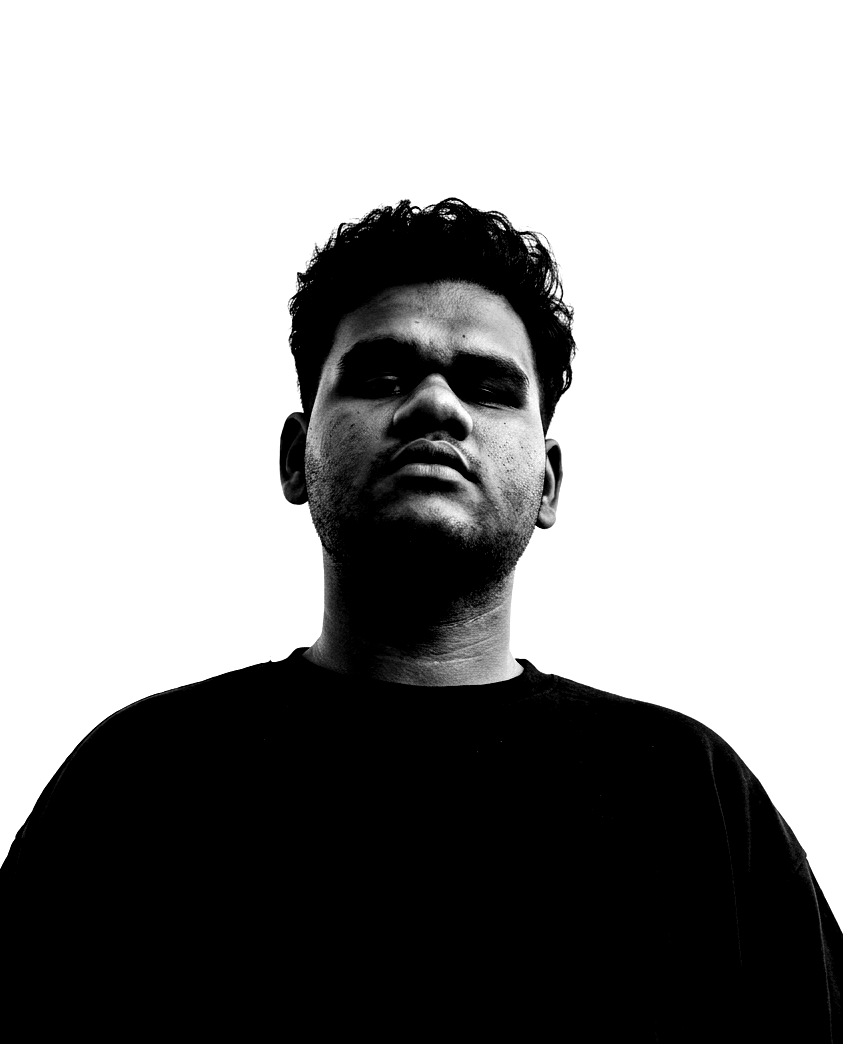
#> input picture assets/source-prepped.png, 843 x 1044 px, found by its file name
$ python make_ascii_svg.py
#> lines starting #> are read from the running program, lines starting #| are printed output that depends on the picture; after the words box and inside, x2 and y2 are one past the last pixel; in counts of white or black regions, pixels touching at a corner belong together
#!/usr/bin/env python3
from pathlib import Path
from PIL import Image

RAMP = " .`:-=+*cs#%@"

def main():
    src = Path("assets/source-prepped.png")
    out = Path("assets/arnav-ascii.svg")
    width = 100
    img = Image.open(src).convert("L")
#> img is the input picture: PIL image 843x1044 L; min 0, max 255, mean 150
    # Crop to the subject's own bounding box, not a fixed percentage of the
    # frame: prep_photo.py composites onto pure white, so anything below a
    # near-white threshold is background regardless of how much headroom or
    # framing the source photo happened to have. A hardcoded crop tuned for
    # one photo's composition silently mis-crops the next one — this is what
    # actually broke when the source photo changed.
    import numpy as np
    arr = np.array(img)
    subject_mask = arr < 245
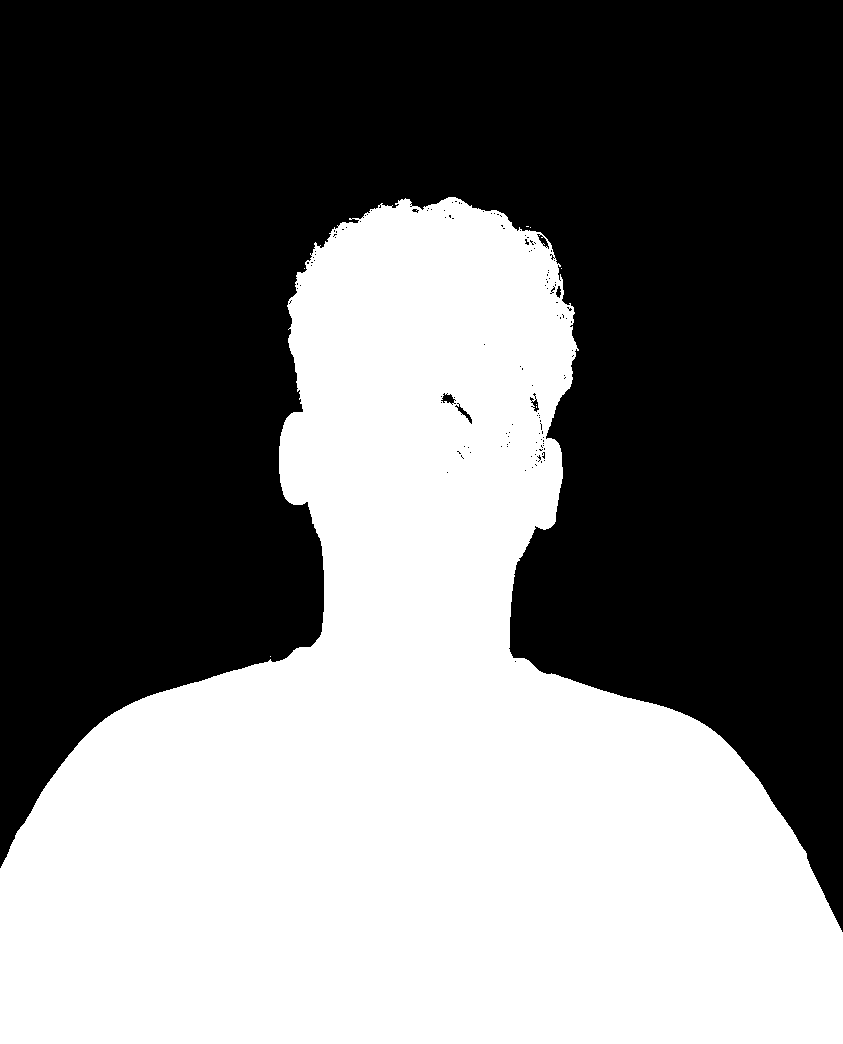
#> subject_mask: shape (1044, 843) bool; 44.2% white; 8 white regions (7 under 20 px), largest, box (x1, y1, x2, y2) and area: (0, 197, 843, 1044) 388719
    crop_aspect = img.width / img.height  # w/h fallback if the mask is empty
#> crop_aspect = 0.807
    if subject_mask.any():
        ys, xs = np.where(subject_mask)
        pad_x = int(img.width * 0.03)
#> pad_x = 25
        pad_y = int(img.height * 0.02)
#> pad_y = 20
        left = max(0, xs.min() - pad_x)
#> left = 0
        right = min(img.width, xs.max() + pad_x)
#> right = 843
        top_c = max(0, ys.min() - pad_y)
#> top_c = 177
        bottom = min(img.height, ys.max() + pad_y)
#> bottom = 1044
        img = img.crop((left, top_c, right, bottom))
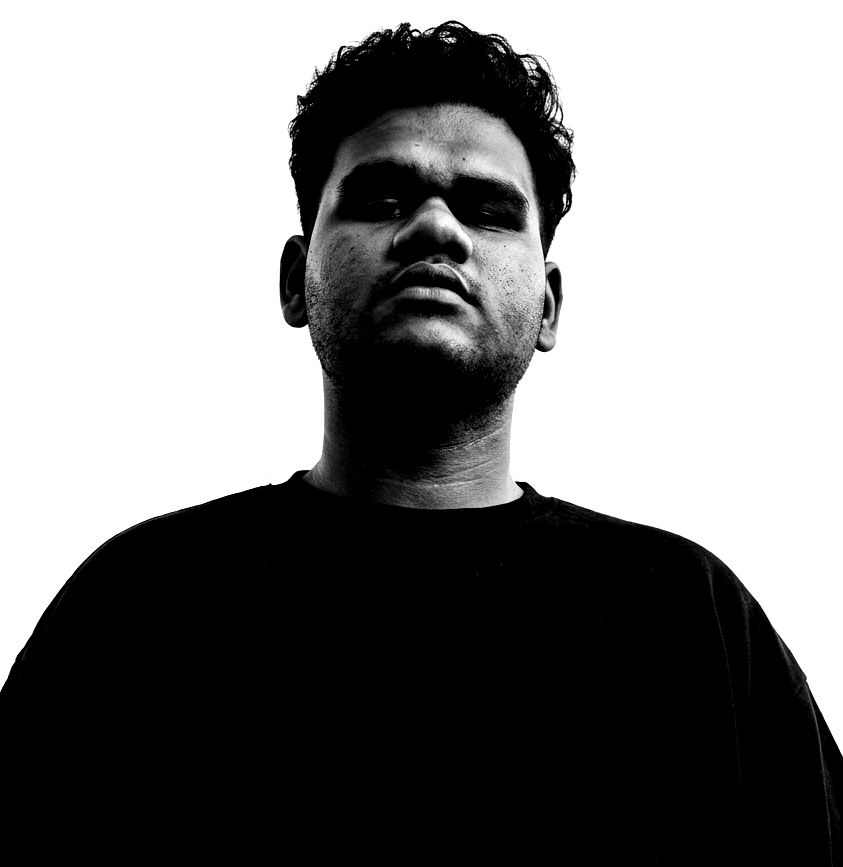
#> img: PIL image 843x867 L; min 0, max 255, mean 128.5
        # The full bounding box runs down to the shoulders, which on this
        # photo spread to the full frame width in a dark hoodie — that band
        # is wide and low-detail, so at ASCII resolution it renders as a
        # dense, cluttered slab rather than a readable collar/shoulder line.
        # Keeping only the top 60% (face + a little hair/neck) and then
        # re-tightening the x-bounds to THAT slice's own content (its own
        # subject is narrower than the full-width shoulders) is what
        # actually reads as a face instead of a blob.
        FACE_FRACTION = 0.54
        img = img.crop((0, 0, img.width, round(img.height * FACE_FRACTION)))
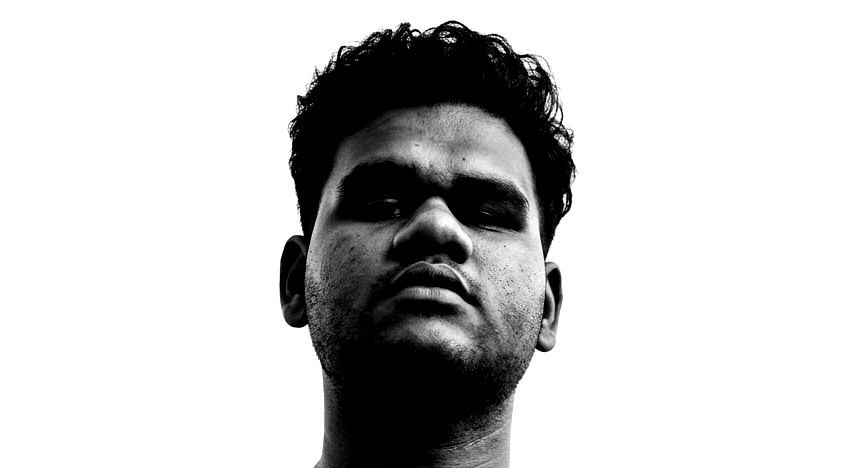
#> img: PIL image 843x468 L; min 0, max 255, mean 201.7
        sub_mask = np.array(img) < 245
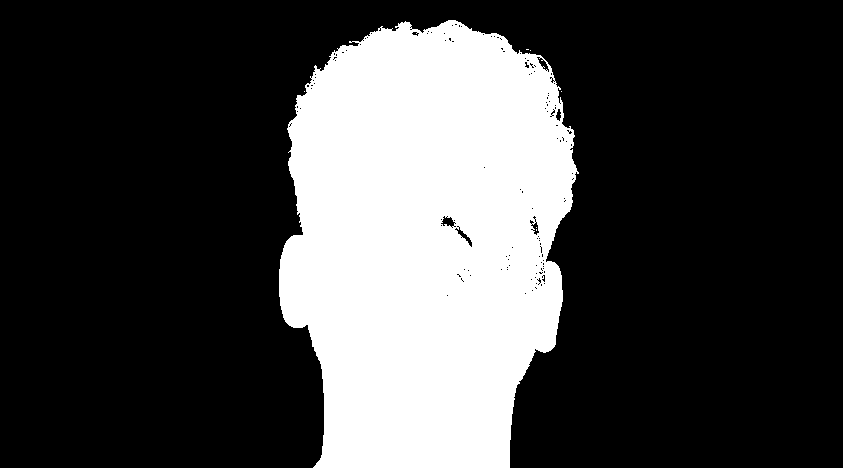
#> sub_mask: shape (468, 843) bool; 26.8% white; 7 white regions (6 under 20 px), largest, box (x1, y1, x2, y2) and area: (279, 20, 579, 468) 105562
        if sub_mask.any():
            ys2, xs2 = np.where(sub_mask)
            l2 = max(0, xs2.min() - pad_x)
#> l2 = 254
            r2 = min(img.width, xs2.max() + pad_x)
#> r2 = 603
            img = img.crop((l2, 0, r2, img.height))
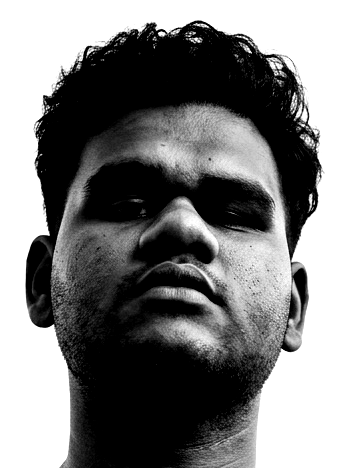
#> img: PIL image 349x468 L; min 0, max 255, mean 126.3
        crop_aspect = img.width / img.height
#> crop_aspect = 0.746
    # A monospace glyph cell is noticeably taller than it is wide (~0.6 at
    # this font), so sampling into a fixed height regardless of the crop's
    # own aspect ratio silently stretches whatever doesn't match the ratio
    # that height was tuned for — a near-square crop like this one came out
    # visibly squashed sideways before this fix. Solve for the row count that
    # actually preserves the crop's proportions through the glyph grid.
    CELL_ASPECT = 0.6  # glyph advance width / line height, monospace
    height = max(1, round(width * CELL_ASPECT / crop_aspect))
#> height = 80
    img = img.resize((width, height), Image.Resampling.LANCZOS)
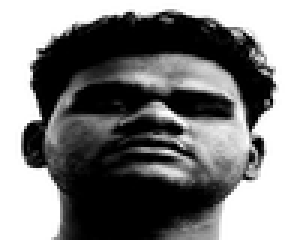
#> img: PIL image 100x80 L (shown 3 times larger); min 0, max 255, mean 126.3

    rows = []
    for y in range(height):
        row = []
        for x in range(width):
            value = img.getpixel((x, y))
            idx = max(0, min(len(RAMP)-1, int((255-value)/256*len(RAMP))))
            row.append(RAMP[idx])
        rows.append("".join(row).rstrip())
#> after the loop, rows = 80 items

    while rows and not rows[0].strip(): rows.pop(0)
#> this loop made 3 passes
#> after the loop, rows = 77 items
    while rows and not rows[-1].strip(): rows.pop()
#> this loop made 0 passes
    left = min((len(r)-len(r.lstrip()) for r in rows if r.strip()), default=0)
#> left = 7
    rows = [r[left:].rstrip() for r in rows]

    line_h, top, svg_w = 10, 14, 640
    svg_h = top + len(rows)*line_h + 20
#> svg_h = 804
    reveal_h = svg_h - top + 12  # covers from just above the first row to past the last
#> reveal_h = 802
    dur = max(1.4, len(rows) * 0.045)  # slow enough to actually watch, not instant
#> dur = 3.46

    # A single reveal, not per-row wipes: one clip-rect grows downward from
    # the top of the block (transform-box:fill-box + scaleY, same trick as
    # the heatmap/info-card fix — CSS @keyframes, never SMIL <animate>, which
    # GitHub's README image pipeline strips outright), so nothing below the
    # current line exists yet rather than the whole portrait being present
    # from frame one. A bright bar rides the leading edge and fades out once
    # the reveal completes, standing in for the "cursor" the clip alone can't
    # show since a mask has no visible edge of its own.
    parts = [
        f'<svg xmlns="http://www.w3.org/2000/svg" viewBox="0 0 {svg_w} {svg_h}" role="img" aria-label="Animated ASCII portrait">',
        '<rect width="100%" height="100%" fill="#0d1117"/>',
        '<style>'
        'text{font-family:ui-monospace,SFMono-Regular,Menlo,Monaco,Consolas,monospace;font-size:12px;fill:#c9d1d9}'
        f'.reveal{{transform-box:fill-box;transform-origin:0% 0%;animation:growDown {dur:.2f}s linear forwards}}'
        '@keyframes growDown{from{transform:scaleY(0)}to{transform:scaleY(1)}}'
        f'.scanline{{animation:scanDown {dur:.2f}s linear forwards}}'
        f'@keyframes scanDown{{0%{{transform:translateY(0);opacity:1}}96%{{opacity:1}}100%{{transform:translateY({reveal_h}px);opacity:0}}}}'
        '</style>',
        f'<clipPath id="reveal"><rect class="reveal" x="0" y="{top-12}" width="{svg_w}" height="{reveal_h}"/></clipPath>',
        '<g clip-path="url(#reveal)">'
    ]
    for i, row in enumerate(rows):
        safe = row.replace("&","&amp;").replace("<","&lt;").replace(">","&gt;")
        y = top + (i+1)*line_h
        parts.append(f'<text x="10" y="{y}">{safe}</text>')
#> this loop made 77 passes
#> y on passes 1 to 12: 24, 34, 44, 54, 64, 74, 84, 94, 104, 114, 124, 134
#> after the loop, parts = 82 items
    parts.append('</g>')
    parts.append(
        f'<rect class="scanline" x="0" y="{top-12}" width="{svg_w}" height="2" fill="#58a6ff"/>'
    )
    parts.append("</svg>")
    out.write_text("\n".join(parts), encoding="utf-8")
    print(f"Wrote {out}")

if __name__ == "__main__":
    main()

$ run again, with assets/source-photo.jpg saved as assets/source-prepped.png
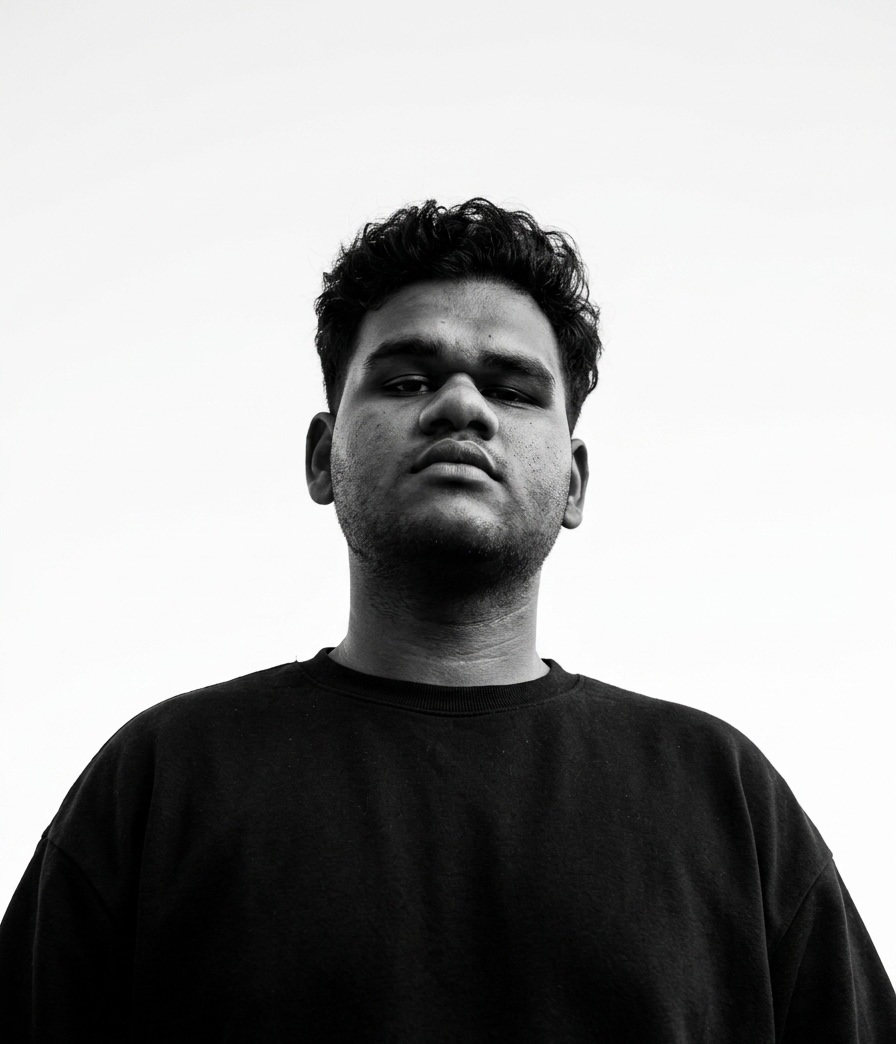
#> input picture assets/source-photo.jpg, 896 x 1044 px, found by its file name
#> in main, `subject_mask = arr < 245`:
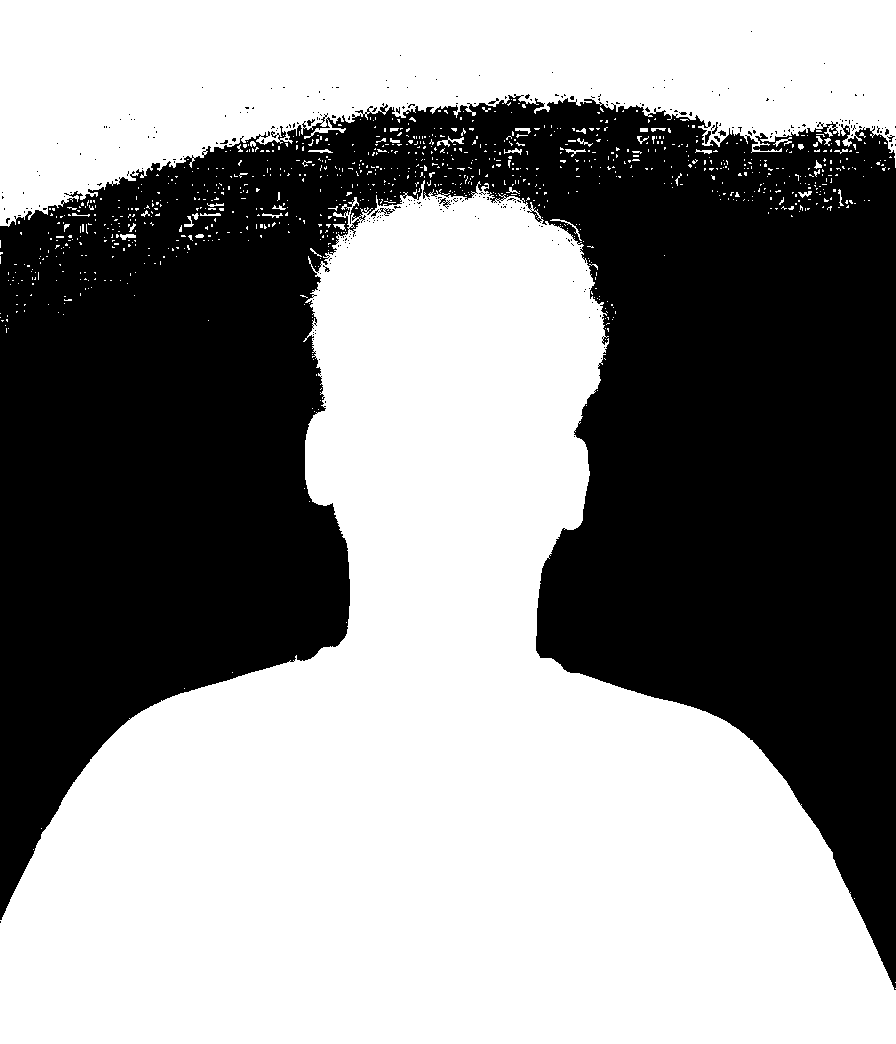
#> subject_mask: shape (1044, 896) bool; 56.3% white; 294 black regions (284 under 20 px), largest, box (x1, y1, x2, y2) and area: (0, 94, 896, 990) 407260, (371, 208, 395, 217) 69, (705, 131, 711, 144) 44
#> left = 0
#> right = 896
#> top_c = 0
#> bottom = 1044
#> sub_mask: shape (564, 896) bool; 43.9% white; 968 white regions (921 under 20 px), largest, box (x1, y1, x2, y2) and area: (0, 0, 896, 227) 122208, (303, 180, 609, 564) 94402, (437, 136, 464, 147) 102
#> l2 = 0
#> r2 = 896
#> in main, `img = img.resize((width, height), Image.Resampling.LANCZOS)`:
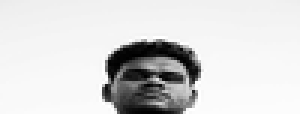
#> img: PIL image 100x38 L (shown 3 times larger); min 0, max 255, mean 215.6
#> after the loop in main, `for y in range(height):`: rows = 38 items, first 6: '..', '', '', '', '', ''
#> svg_h = 414
#> reveal_h = 412
#> dur = 1.71
#> the loop in main, `for i, row in enumerate(rows):` made 38 passes
#> y on passes 14 to 21: 154, 164, 174, 184, 194, 204, 214, 224
#> after the loop in main, `for i, row in enumerate(rows):`: parts = 43 items
